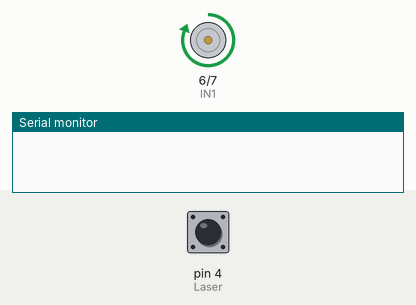
Recording of a sketch running on a simulated Arduino Uno, built with avr-gcc and run on an emulated ATmega328P. Parts: motor-driver pin pairs drawn as motors (green arrow = first pin HIGH = forward, orange = second pin HIGH = backward, longer = more drive), the last lines printed to the serial monitor. Inputs (shaded band) come from the test bench; at power-on: pin 4 (Laser) HIGH.

Above: at 0.1 s.
At 1.1 s:
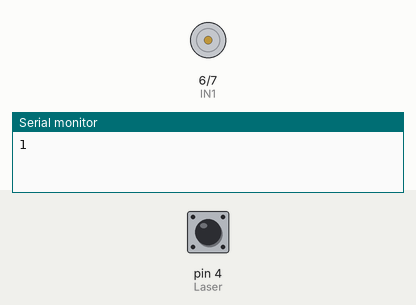
Timing chart, 0 to 2.6 s (numbered marks = the images above):
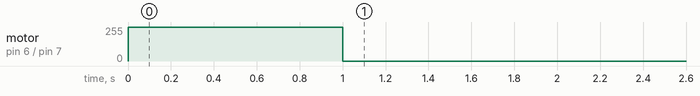

Measured:
- by itself, motor on pin 6 (IN1) / pin 7 (IN2): stopped → forward 255/255 at 0.00 s, → stopped 1.0 s later

The sketch:

Kokosnuss_FINAL.ino
```cpp
// Programm Kokosnuss

#define IN1 6
#define IN2 7
#define Laser 4

void setup() {
  pinMode(IN1, OUTPUT);
  pinMode(IN2, OUTPUT);
  pinMode(Laser, INPUT_PULLUP);

  digitalWrite(IN1, HIGH);
  digitalWrite(IN2, LOW);

  Serial.begin(9600);
}

void loop() {

  delay(1000);
  Serial.println(digitalRead(4));

  if (digitalRead(4) == 1)
  {
    digitalWrite(IN1, LOW);
    digitalWrite(IN2, LOW);
  }
}
```
